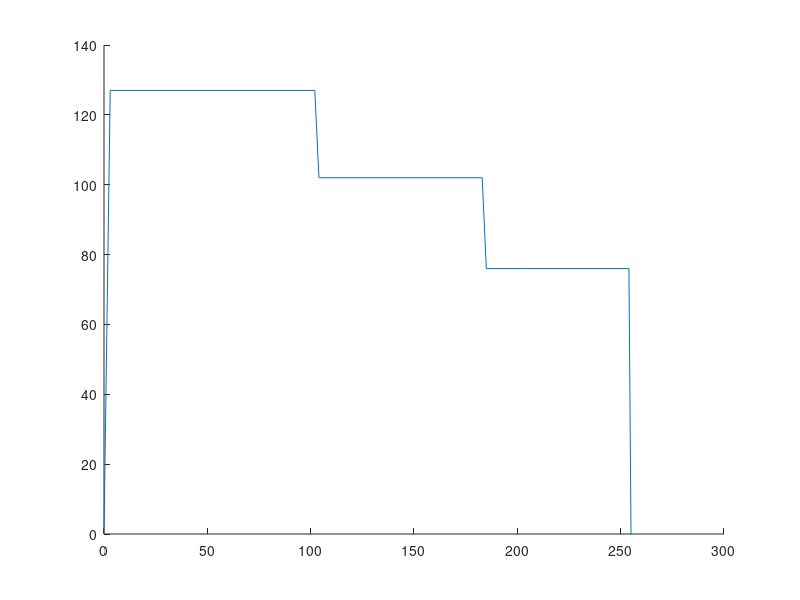

MATLAB code for this plot: (Note: this script raises an error after producing the figure.)
% definition of the RF power trace during 2017_12_03 experiments:

clear all 
close all

tn = [0,  3,102,104,153,155,204,206,254,255];
An = [0,127,127,102,102,76 ,76 ,51 , 51,  0];

tn = [0,  3,102,104,183,185,204,254,255];
An = [0,127,127,102,102,76 ,76 ,76 ,  0];

figure; 
h(1) = line(tn,An);
h(1).Color = 'red';
h(1).LineWidth = 2;
xlim([0,255])
set(gcf,'color','w')
box on

if 0
    figure; 
    h(1) = line(tn*500/255,An*100/127)
    xlim([0,500])
end
